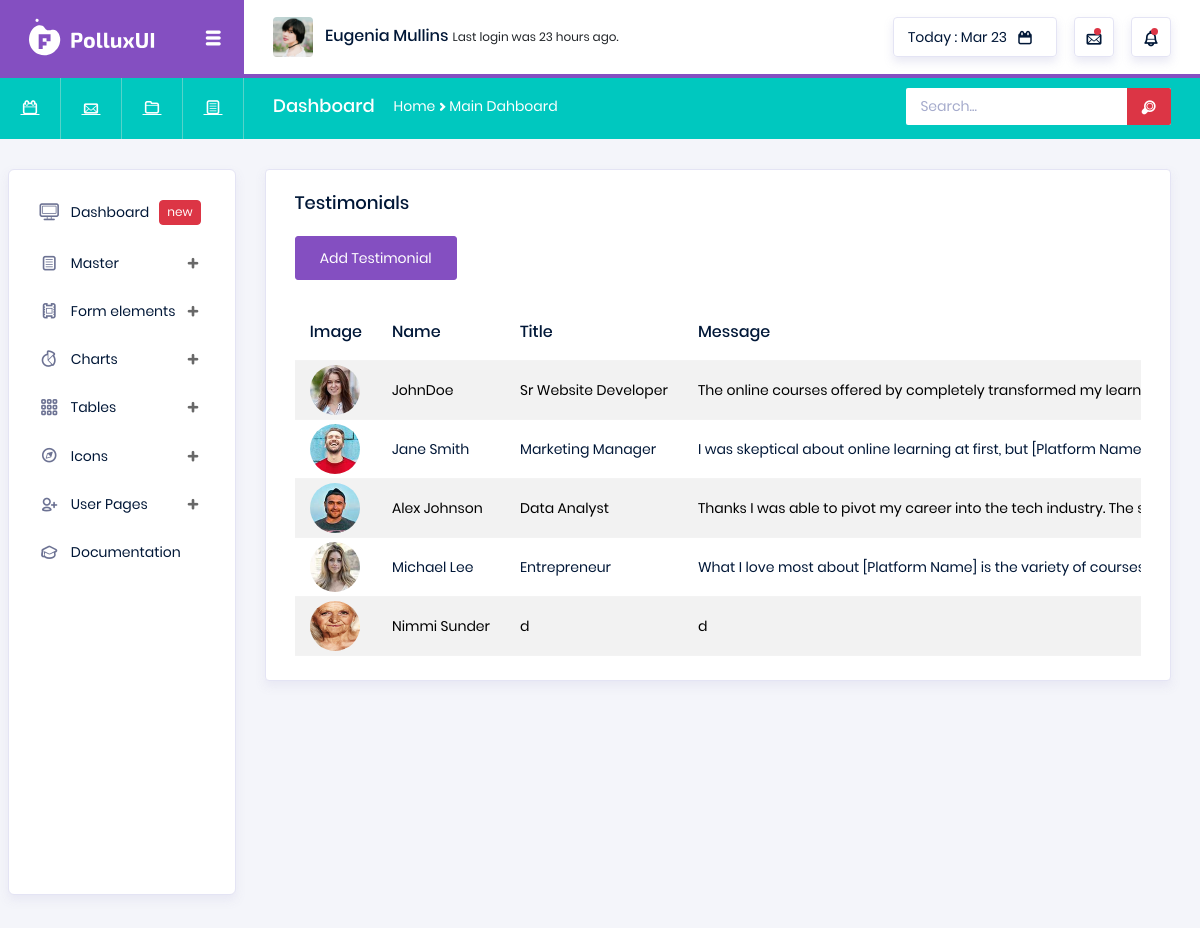
Page /testimonials/ on the committed database.
### courses/models.py (models this page shows, shortened)
class Testimonial(models.Model):
    name = models.CharField(max_length=255)
    title = models.CharField(max_length=255, blank=True, null=True)
    message = models.TextField()
    image = models.ImageField(upload_to='img/', blank=True, null=True)
    date_created = models.DateTimeField(auto_now_add=True)

### courses/AdminVews.py (the view)
# urls.py: path('testimonials/', AdminVews.testimonials, name="testimonials"),
def testimonials(request):
    testimonials_list = Testimonial.objects.all()
    return render(request, 'admins/testimonials.html', {'testimonials': testimonials_list})

### courses/templates/admins/testimonials.html (shortened to what this page needs)
{% load static%}
{% include 'admins/header.html' %}
<div class="main-panel">
    <div class="content-wrapper">
<div class="row">
<div class="col-lg-12 grid-margin stretch-card">
  <div class="card">
      <div class="card-body">
        <h4 class="card-title">Testimonials</h4>
        <p class="card-description">
            <button type="button"  class="btn btn-primary" data-bs-toggle="modal" data-bs-target="#testimonialModal">
                Add Testimonial
            </button>        </p>
        <div class="table-responsive mt-4">
            <table class="table table-striped">
                <thead>
                    <tr>
                        <th>Image</th>
                        <th>Name</th>
                        <th>Title</th>
                        <th>Message</th>
                    </tr>
                </thead>
                <tbody>
                    {% for testimonial in testimonials %}
                    <tr>
                        <td class="py-1">
                            {% if testimonial.image %}
                            <img src="{% static testimonial.image.url %}" alt="{{ testimonial.name }}" style="width: 50px; height: 50px;">
                            {% else %}
                            <img src="{% static 'default-placeholder.png' %}" alt="No Image" style="width: 50px; height: 50px;">
                            {% endif %}
                        </td>
                        <td>{{ testimonial.name }}</td>
                        <td>{{ testimonial.title }}</td>
                        <td>{{ testimonial.message }}</td>
                    </tr>
                    {% empty %}
                    <tr>
                        <td colspan="5">No testimonials found.</td>
                    </tr>
                    {% endfor %}
                </tbody>
            </table>
        </div>
      </div>
    </div>
  </div>
</div>
</div>
{% include 'admins/footer.html' %}

### rows in the picture
Testimonial: image (picture), name "JohnDoe", title "Sr Website Developer", message "The online courses offered by completely transformed my…"
Testimonial: image (picture), name "Jane Smith", title "Marketing Manager", message "I was skeptical about online learning at first, but [Platform…"
Testimonial: image (picture), name "Alex Johnson", title "Data Analyst", message "Thanks I was able to pivot my career into the tech industry. The…"
Testimonial: image (picture), name "Michael Lee", title "Entrepreneur", message "What I love most about [Platform Name] is the variety of…"
Testimonial: image (picture), name "Nimmi Sunder", title "d", message "d"
